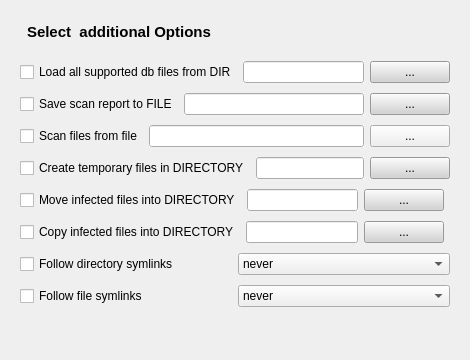
     <widget class="QWidget" name="wizardPage_5">
      <layout class="QGridLayout" name="gridLayout_5">
       <item row="11" column="0" colspan="2">
        <spacer name="verticalSpacer_2">
         <property name="orientation">
          <enum>Qt::Orientation::Vertical</enum>
         </property>
         <property name="sizeHint" stdset="0">
          <size>
           <width>20</width>
           <height>40</height>
          </size>
         </property>
        </spacer>
       </item>
       <item row="10" column="0" colspan="2">
        <widget class="QFrame" name="ffsFrame">
         <property name="frameShape">
          <enum>QFrame::Shape::NoFrame</enum>
         </property>
         <property name="frameShadow">
          <enum>QFrame::Shadow::Raised</enum>
         </property>
         <layout class="QHBoxLayout" name="horizontalLayout_12">
          <property name="topMargin">
           <number>2</number>
          </property>
          <property name="bottomMargin">
           <number>2</number>
          </property>
          <item>
           <widget class="QCheckBox" name="followFileSymlinksCheckBox">
            <property name="text">
             <string>Follow file symlinks</string>
            </property>
           </widget>
          </item>
          <item>
           <widget class="QComboBox" name="followFileSymlinksComboBox">
            <property name="autoFillBackground">
             <bool>true</bool>
            </property>
            <item>
             <property name="text">
              <string>never</string>
             </property>
            </item>
            <item>
             <property name="text">
              <string>direct</string>
             </property>
            </item>
            <item>
             <property name="text">
              <string>always</string>
             </property>
            </item>
           </widget>
          </item>
         </layout>
        </widget>
       </item>
       <item row="2" column="0" colspan="2">
        <widget class="QFrame" name="ssrtfFrame">
         <property name="frameShape">
          <enum>QFrame::Shape::NoFrame</enum>
         </property>
         <property name="frameShadow">
          <enum>QFrame::Shadow::Raised</enum>
         </property>
         <layout class="QHBoxLayout" name="horizontalLayout_7">
          <property name="topMargin">
           <number>2</number>
          </property>
          <property name="bottomMargin">
           <number>2</number>
          </property>
          <item>
           <widget class="QCheckBox" name="scanReportToFileCheckBox">
            <property name="text">
             <string>Save scan report to FILE</string>
            </property>
           </widget>
          </item>
          <item>
           <widget class="QLineEdit" name="scanReportToFileLineEdit">
            <property name="autoFillBackground">
             <bool>true</bool>
            </property>
            <property name="styleSheet">
             <string notr="true"/>
            </property>
            <property name="readOnly">
             <bool>true</bool>
            </property>
           </widget>
          </item>
          <item>
           <widget class="QPushButton" name="pwselectSCRFButton">
            <property name="styleSheet">
             <string notr="true">background:lightgrey;</string>
            </property>
            <property name="text">
             <string>...</string>
            </property>
           </widget>
          </item>
         </layout>
        </widget>
       </item>
       <item row="9" column="0" colspan="2">
        <widget class="QFrame" name="fdsFrame">
         <property name="frameShape">
          <enum>QFrame::Shape::NoFrame</enum>
         </property>
         <property name="frameShadow">
          <enum>QFrame::Shadow::Raised</enum>
         </property>
         <layout class="QHBoxLayout" name="horizontalLayout_11">
          <property name="topMargin">
           <number>2</number>
          </property>
          <property name="bottomMargin">
           <number>2</number>
          </property>
          <item>
           <widget class="QCheckBox" name="followDirectorySymlinksCheckBox">
            <property name="text">
             <string>Follow directory symlinks</string>
            </property>
           </widget>
          </item>
          <item>
           <widget class="QComboBox" name="followDirectorySymlinksComboBox">
            <property name="autoFillBackground">
             <bool>true</bool>
            </property>
            <item>
             <property name="text">
              <string>never</string>
             </property>
            </item>
            <item>
             <property name="text">
              <string>direct</string>
             </property>
            </item>
            <item>
             <property name="text">
              <string>always</string>
             </property>
            </item>
           </widget>
          </item>
         </layout>
        </widget>
       </item>
       <item row="1" column="0" colspan="2">
        <widget class="QFrame" name="lvdFrame">
         <property name="frameShape">
          <enum>QFrame::Shape::NoFrame</enum>
         </property>
         <property name="frameShadow">
          <enum>QFrame::Shadow::Raised</enum>
         </property>
         <layout class="QHBoxLayout" name="horizontalLayout_5">
          <property name="topMargin">
           <number>2</number>
          </property>
          <property name="bottomMargin">
           <number>2</number>
          </property>
          <item>
           <widget class="QCheckBox" name="loadVirusDatabaseCheckBox">
            <property name="text">
             <string>Load all supported db files from DIR</string>
            </property>
           </widget>
          </item>
          <item>
           <widget class="QLineEdit" name="loadVirusDatabaseLineEdit">
            <property name="autoFillBackground">
             <bool>true</bool>
            </property>
            <property name="styleSheet">
             <string notr="true"/>
            </property>
            <property name="readOnly">
             <bool>true</bool>
            </property>
           </widget>
          </item>
          <item>
           <widget class="QPushButton" name="pwselectLVDButton">
            <property name="autoFillBackground">
             <bool>false</bool>
            </property>
            <property name="styleSheet">
             <string notr="true">background:lightgrey;</string>
            </property>
            <property name="text">
             <string>...</string>
            </property>
           </widget>
          </item>
         </layout>
        </widget>
       </item>
       <item row="3" column="0" colspan="2">
        <widget class="QFrame" name="sfffFrame">
         <property name="frameShape">
          <enum>QFrame::Shape::NoFrame</enum>
         </property>
         <property name="frameShadow">
          <enum>QFrame::Shadow::Raised</enum>
         </property>
         <layout class="QHBoxLayout" name="horizontalLayout_8">
          <property name="topMargin">
           <number>2</number>
          </property>
          <property name="bottomMargin">
           <number>2</number>
          </property>
          <item>
           <widget class="QCheckBox" name="scanFilesFromFileCheckBox">
            <property name="text">
             <string>Scan files from file</string>
            </property>
           </widget>
          </item>
          <item>
           <widget class="QLineEdit" name="scanFilesFromFileLineEdit">
            <property name="autoFillBackground">
             <bool>true</bool>
            </property>
           </widget>
          </item>
          <item>
           <widget class="QPushButton" name="pwselectSFFButton">
            <property name="text">
             <string>...</string>
            </property>
           </widget>
          </item>
         </layout>
        </widget>
       </item>
       <item row="0" column="0" colspan="2">
        <widget class="QFrame" name="frame_x">
         <layout class="QHBoxLayout" name="horizontalLayout_3">
          <item alignment="Qt::AlignmentFlag::AlignLeft">
           <widget class="QLabel" name="label_4">
            <property name="maximumSize">
             <size>
              <width>16777215</width>
              <height>16777215</height>
             </size>
            </property>
            <property name="font">
             <font>
              <pointsize>11</pointsize>
              <bold>true</bold>
             </font>
            </property>
            <property name="styleSheet">
             <string notr="true">padding:3px</string>
            </property>
            <property name="frameShape">
             <enum>QFrame::Shape::NoFrame</enum>
            </property>
            <property name="frameShadow">
             <enum>QFrame::Shadow::Sunken</enum>
            </property>
            <property name="text">
             <string>Select  additional Options</string>
            </property>
           </widget>
          </item>
         </layout>
        </widget>
       </item>
       <item row="4" column="0" colspan="2">
        <widget class="QFrame" name="ctfidFrame">
         <property name="frameShape">
          <enum>QFrame::Shape::NoFrame</enum>
         </property>
         <property name="frameShadow">
          <enum>QFrame::Shadow::Raised</enum>
         </property>
         <layout class="QHBoxLayout" name="horizontalLayout_9">
          <property name="topMargin">
           <number>2</number>
          </property>
          <property name="bottomMargin">
           <number>2</number>
          </property>
          <item>
           <widget class="QCheckBox" name="tempFileCheckBox">
            <property name="text">
             <string>Create temporary files in DIRECTORY</string>
            </property>
           </widget>
          </item>
          <item>
           <widget class="QLineEdit" name="tempFilesLineEdit">
            <property name="autoFillBackground">
             <bool>true</bool>
            </property>
            <property name="styleSheet">
             <string notr="true"/>
            </property>
            <property name="readOnly">
             <bool>true</bool>
            </property>
           </widget>
          </item>
          <item>
           <widget class="QPushButton" name="pwselectTFButton">
            <property name="styleSheet">
             <string notr="true">background:lightgrey;</string>
            </property>
            <property name="text">
             <string>...</string>
            </property>
           </widget>
          </item>
         </layout>
        </widget>
       </item>
       <item row="6" column="0">
        <widget class="QFrame" name="cifidFrame">
         <property name="frameShape">
          <enum>QFrame::Shape::NoFrame</enum>
         </property>
         <property name="frameShadow">
          <enum>QFrame::Shadow::Raised</enum>
         </property>
         <layout class="QHBoxLayout" name="horizontalLayout_13">
          <property name="topMargin">
           <number>2</number>
          </property>
          <property name="bottomMargin">
           <number>2</number>
          </property>
          <item>
           <widget class="QCheckBox" name="copyDirectoryCheckBox">
            <property name="text">
             <string>Copy infected files into DIRECTORY</string>
            </property>
           </widget>
          </item>
          <item>
           <widget class="QLineEdit" name="copyDirectoryLineEdit">
            <property name="styleSheet">
             <string notr="true"/>
            </property>
            <property name="readOnly">
             <bool>true</bool>
            </property>
           </widget>
          </item>
          <item>
           <widget class="QPushButton" name="pwselectCFButton">
            <property name="styleSheet">
             <string notr="true">background:lightgrey;</string>
            </property>
            <property name="text">
             <string>...</string>
            </property>
           </widget>
          </item>
         </layout>
        </widget>
       </item>
       <item row="5" column="0">
        <widget class="QFrame" name="mifidFrame">
         <property name="frameShape">
          <enum>QFrame::Shape::NoFrame</enum>
         </property>
         <property name="frameShadow">
          <enum>QFrame::Shadow::Raised</enum>
         </property>
         <layout class="QHBoxLayout" name="horizontalLayout_10">
          <property name="topMargin">
           <number>2</number>
          </property>
          <property name="bottomMargin">
           <number>2</number>
          </property>
          <item>
           <widget class="QCheckBox" name="moveDirectoryCheckBox">
            <property name="text">
             <string>Move infected files into DIRECTORY</string>
            </property>
           </widget>
          </item>
          <item>
           <widget class="QLineEdit" name="moveDirectoryLineEdit">
            <property name="autoFillBackground">
             <bool>true</bool>
            </property>
            <property name="styleSheet">
             <string notr="true"/>
            </property>
            <property name="readOnly">
             <bool>true</bool>
            </property>
           </widget>
          </item>
          <item>
           <widget class="QPushButton" name="pwselectMDButton">
            <property name="styleSheet">
             <string notr="true">background:lightgrey;</string>
            </property>
            <property name="text">
             <string>...</string>
            </property>
           </widget>
          </item>
         </layout>
        </widget>
       </item>
      </layout>
     </widget>
